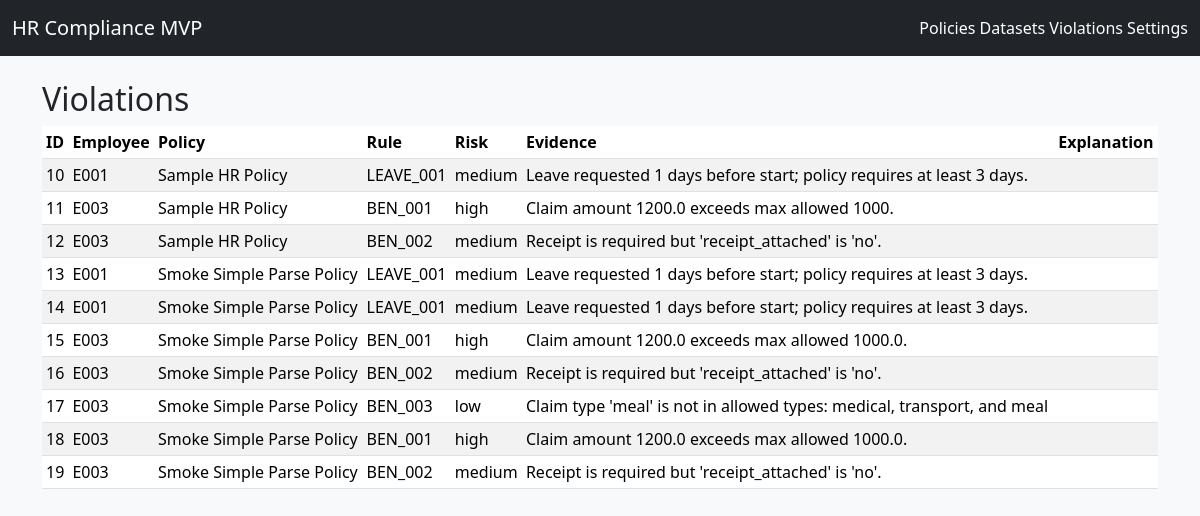
Screenshot of /violations with the database file from the repository.
### app/models.py (models this page shows)
class Violation(Base):
    __tablename__ = "violations"
    id = Column(Integer, primary_key=True, index=True)
    policy_id = Column(Integer, ForeignKey("policies.id"))
    rule_id = Column(Integer, ForeignKey("rules.id"))
    dataset_id = Column(Integer, ForeignKey("datasets.id"))
    employee_identifier = Column(String)
    evidence = Column(Text)
    risk = Column(String)
    explanation = Column(Text, nullable=True)
    policy = relationship("Policy")
    rule = relationship("Rule")
    dataset = relationship("Dataset")

class Policy(Base):
    __tablename__ = "policies"
    id = Column(Integer, primary_key=True, index=True)
    name = Column(String, index=True)
    raw_text = Column(Text)
    scope = Column(String, default="both")
    rules = relationship("Rule", back_populates="policy", cascade="all, delete-orphan")

class Rule(Base):
    __tablename__ = "rules"
    id = Column(Integer, primary_key=True, index=True)
    policy_id = Column(Integer, ForeignKey("policies.id"))
    rule_code = Column(String, index=True)
    description = Column(Text)
    category = Column(String)      # "leave" | "benefit"
    severity = Column(String)      # "low" | "medium" | "high"
    check_type = Column(String)    # e.g. leave_advance_days, benefit_max_amount, ...
    params = Column(JSON)          # rule-specific params
    policy = relationship("Policy", back_populates="rules")

### app/app.py (the view)
    @app.route("/violations")
    def violations():
        db = next(get_db())
        violations = db.query(Violation).all()
        return render_template("violations.html", violations=violations)

### app/db.py (called while the page is built)
def get_db():
    db = SessionLocal()
    try:
        yield db
    finally:
        db.close()

### app/templates/violations.html
{% extends "base.html" %}
{% block content %}
<h2>Violations</h2>
{% if not violations %}
  <p>No violations found yet.</p>
{% else %}
<table class="table table-sm table-striped">
  <thead>
    <tr>
      <th>ID</th><th>Employee</th><th>Policy</th><th>Rule</th>
      <th>Risk</th><th>Evidence</th><th>Explanation</th>
    </tr>
  </thead>
  <tbody>
  {% for v in violations %}
    <tr>
      <td>{{ v.id }}</td>
      <td>{{ v.employee_identifier }}</td>
      <td>{{ v.policy.name if v.policy else v.policy_id }}</td>
      <td>{{ v.rule.rule_code if v.rule else v.rule_id }}</td>
      <td>{{ v.risk }}</td>
      <td>{{ v.evidence }}</td>
      <td>{{ v.explanation or '' }}</td>
    </tr>
  {% endfor %}
  </tbody>
</table>
{% endif %}
{% endblock %}

### rows the page displays
Violation: id "10", employee_identifier "E001", policy "Sample HR Policy", rule "LEAVE_001", risk "medium", evidence "Leave requested 1 days before start; policy requires at least 3 days."
Violation: id "11", employee_identifier "E003", policy "Sample HR Policy", rule "BEN_001", risk "high", evidence "Claim amount 1200.0 exceeds max allowed 1000."
Violation: id "12", employee_identifier "E003", policy "Sample HR Policy", rule "BEN_002", risk "medium", evidence "Receipt is required but 'receipt_attached' is 'no'."
Violation: id "13", employee_identifier "E001", policy "Smoke Simple Parse Policy", rule "LEAVE_001", risk "medium", evidence "Leave requested 1 days before start; policy requires at least 3 days."
Violation: id "14", employee_identifier "E001", policy "Smoke Simple Parse Policy", rule "LEAVE_001", risk "medium", evidence "Leave requested 1 days before start; policy requires at least 3 days."
Violation: id "15", employee_identifier "E003", policy "Smoke Simple Parse Policy", rule "BEN_001", risk "high", evidence "Claim amount 1200.0 exceeds max allowed 1000.0."
Violation: id "16", employee_identifier "E003", policy "Smoke Simple Parse Policy", rule "BEN_002", risk "medium", evidence "Receipt is required but 'receipt_attached' is 'no'."
Violation: id "17", employee_identifier "E003", policy "Smoke Simple Parse Policy", rule "BEN_003", risk "low", evidence "Claim type 'meal' is not in allowed types: medical, transport, and meal"
Violation: id "18", employee_identifier "E003", policy "Smoke Simple Parse Policy", rule "BEN_001", risk "high", evidence "Claim amount 1200.0 exceeds max allowed 1000.0."
Violation: id "19", employee_identifier "E003", policy "Smoke Simple Parse Policy", rule "BEN_002", risk "medium", evidence "Receipt is required but 'receipt_attached' is 'no'."
